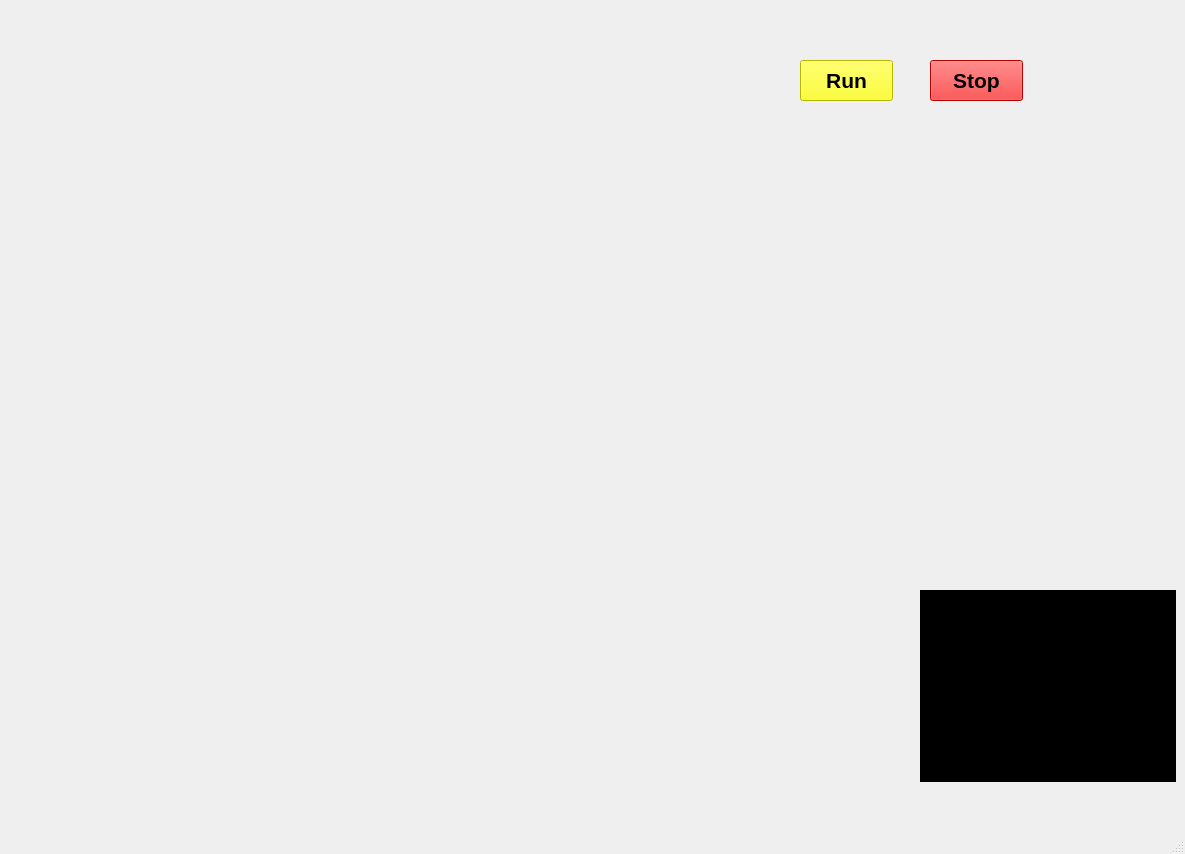
<?xml version="1.0" encoding="UTF-8"?>
<ui version="4.0">
 <class>MainWindow</class>
 <widget class="QMainWindow" name="MainWindow">
  <property name="geometry">
   <rect>
    <x>0</x>
    <y>0</y>
    <width>1185</width>
    <height>854</height>
   </rect>
  </property>
  <property name="windowTitle">
   <string>MainWindow</string>
  </property>
  <widget class="QWidget" name="centralwidget">
   <widget class="QLabel" name="label">
    <property name="geometry">
     <rect>
      <x>-30</x>
      <y>-140</y>
      <width>1261</width>
      <height>1141</height>
     </rect>
    </property>
    <property name="text">
     <string/>
    </property>
    <property name="pixmap">
     <pixmap>7LP8.gif</pixmap>
    </property>
    <property name="scaledContents">
     <bool>false</bool>
    </property>
   </widget>
   <widget class="QPushButton" name="pushButton">
    <property name="geometry">
     <rect>
      <x>800</x>
      <y>60</y>
      <width>93</width>
      <height>41</height>
     </rect>
    </property>
    <property name="font">
     <font>
      <family>Yu Gothic UI</family>
      <pointsize>16</pointsize>
      <weight>75</weight>
      <bold>true</bold>
     </font>
    </property>
    <property name="styleSheet">
     <string notr="true">background-color: rgb(255, 255, 0);</string>
    </property>
    <property name="text">
     <string>Run</string>
    </property>
   </widget>
   <widget class="QPushButton" name="pushButton_2">
    <property name="geometry">
     <rect>
      <x>930</x>
      <y>60</y>
      <width>93</width>
      <height>41</height>
     </rect>
    </property>
    <property name="font">
     <font>
      <family>Yu Gothic UI</family>
      <pointsize>16</pointsize>
      <weight>75</weight>
      <bold>true</bold>
     </font>
    </property>
    <property name="styleSheet">
     <string notr="true">background-color: rgb(255, 0, 0);</string>
    </property>
    <property name="text">
     <string>Stop</string>
    </property>
   </widget>
   <widget class="QLabel" name="label_2">
    <property name="geometry">
     <rect>
      <x>80</x>
      <y>10</y>
      <width>491</width>
      <height>181</height>
     </rect>
    </property>
    <property name="text">
     <string/>
    </property>
    <property name="pixmap">
     <pixmap>download.jpg</pixmap>
    </property>
    <property name="scaledContents">
     <bool>true</bool>
    </property>
   </widget>
   <widget class="QTextBrowser" name="textBrowser">
    <property name="geometry">
     <rect>
      <x>920</x>
      <y>590</y>
      <width>256</width>
      <height>192</height>
     </rect>
    </property>
    <property name="styleSheet">
     <string notr="true">background-color: rgb(0, 0, 0);
font: 75 24pt &quot;MS Shell Dlg 2&quot;;</string>
    </property>
   </widget>
  </widget>
  <widget class="QMenuBar" name="menubar">
   <property name="geometry">
    <rect>
     <x>0</x>
     <y>0</y>
     <width>1185</width>
     <height>26</height>
    </rect>
   </property>
  </widget>
  <widget class="QStatusBar" name="statusbar"/>
 </widget>
 <resources/>
 <connections/>
</ui>
